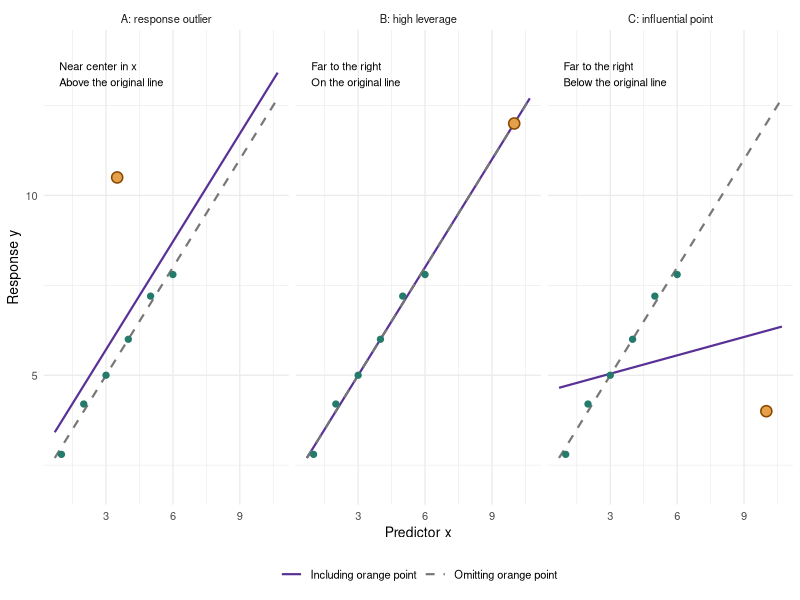

Write the R code that produced this figure.
## ---- chunk 1
#| label: fig-ch6-influence-stories
#| echo: false
#| fig-pos: "H"
#| fig-width: 7
#| fig-height: 3.6
#| fig-cap: "The same six baseline observations appear in every panel. A shifts the line upward without changing its slope. B lies far to the right but leaves the line unchanged. C is equally far to the right and pulls the line downward, sharply reducing its slope."
#| fig-alt: "Three panels compare a dashed baseline line with a solid line after adding one point. A adds (3.5, 10.5) near the predictor center and shifts the line upward. B adds (10, 12) on the baseline line and the lines coincide. C adds (10, 4), pulling the right side of the line downward."
library(ggplot2)
ch6_base <- data.frame(x = 1:6, y = c(2.8, 4.2, 5, 6, 7.2, 7.8))
ch6_base_fit <- lm(y ~ x, data = ch6_base)
ch6_cases <- c("A: response outlier", "B: high leverage", "C: influential point")
ch6_added <- data.frame(x = c(3.5, 10, 10), y = c(10.5, 12, 4))
ch6_story_fits <- vector("list", 3)
ch6_story_data <- ch6_story_lines <- vector("list", 3)
for (j in seq_along(ch6_cases)) {
  d <- rbind(ch6_base, ch6_added[j, ])
  fit <- lm(y ~ x, data = d)
  ch6_story_fits[[j]] <- fit
  d$Case <- ch6_cases[j]
  d$Added <- seq_len(nrow(d)) == nrow(d)
  ch6_story_data[[j]] <- d
  grid <- data.frame(x = seq(0.7, 10.7, length.out = 100))
  ch6_story_lines[[j]] <- rbind(
    data.frame(grid, y = predict(fit, grid), Case = ch6_cases[j],
      Fit = "Including orange point"),
    data.frame(grid, y = predict(ch6_base_fit, grid), Case = ch6_cases[j],
      Fit = "Omitting orange point"))
}
names(ch6_story_fits) <- c("A", "B", "C")
ch6_story_data <- do.call(rbind, ch6_story_data)
ch6_story_lines <- do.call(rbind, ch6_story_lines)
ch6_story_labels <- data.frame(Case = ch6_cases,
  Label = c("Near center in x\nAbove the original line",
    "Far to the right\nOn the original line",
    "Far to the right\nBelow the original line"))
ggplot(ch6_story_data, aes(x, y)) +
  geom_line(data = ch6_story_lines, aes(colour = Fit, linetype = Fit),
    linewidth = 0.75) +
  geom_point(data = subset(ch6_story_data, !Added), colour = "#247A6B", size = 1.8) +
  geom_point(data = subset(ch6_story_data, Added), shape = 21,
    fill = "#E5A14A", colour = "#8A4700", size = 3.2, stroke = 0.8) +
  geom_text(data = ch6_story_labels, aes(x = 0.9, y = 13.7, label = Label),
    inherit.aes = FALSE, hjust = 0, vjust = 1, size = 2.8) +
  facet_wrap(~ Case, nrow = 1) +
  scale_colour_manual(values = c(`Including orange point` = "#593196",
    `Omitting orange point` = "#777777")) +
  scale_linetype_manual(values = c(`Including orange point` = "solid",
    `Omitting orange point` = "dashed")) +
  coord_cartesian(xlim = c(0.7, 10.7), ylim = c(2, 14)) +
  labs(x = "Predictor x", y = "Response y", colour = NULL, linetype = NULL) +
  theme_minimal(base_size = 10) + theme(legend.position = "bottom")
## ---- chunk 2
#| label: ch6-influence-baseline-data
#| echo: false
ch6_baseline_display <- data.frame(Variable = c("x", "y"),
  as.data.frame(rbind(ch6_base$x, ch6_base$y)))
knitr::kable(ch6_baseline_display, row.names = FALSE,
  col.names = c("Variable", paste0("Obs. ", 1:6)),
  digits = 1, format.args = list(nsmall = 1), align = "c")
## ---- chunk 3
#| label: ch6-influence-estimate-changes
#| echo: false
ch6_compare_fits <- c(list(Baseline = ch6_base_fit), ch6_story_fits)
ch6_estimate_changes <- t(vapply(ch6_compare_fits, function(m) {
  c(Intercept = unname(coef(m)[1]), Slope = unname(coef(m)[2]),
    Fitted_at_6 = unname(predict(m, newdata = data.frame(x = 6))),
    Residual_SD = sigma(m))
}, numeric(4)))
knitr::kable(data.frame(
  Fit = c("Baseline", "Baseline + A", "Baseline + B", "Baseline + C"),
  ch6_estimate_changes, row.names = NULL),
  digits = 3, format.args = list(nsmall = 3), row.names = FALSE, align = "c",
  col.names = c("Fit", "Intercept", "Slope", "Fitted mean at 6", "Residual SD"))
## ---- chunk 4
#| label: ch6-story-diagnostics
#| echo: false
ch6_story_diagnostics <- t(vapply(ch6_story_fits, function(m) {
  c(Leverage = unname(tail(hatvalues(m), 1)),
    Standardized_residual = unname(tail(rstandard(m), 1)),
    Cooks_distance = unname(tail(cooks.distance(m), 1)))
}, numeric(3)))
knitr::kable(data.frame(Point = c("A", "B", "C"),
  Added_x = ch6_added$x, Leverage = ch6_story_diagnostics[, "Leverage"]),
  digits = 3, format.args = list(nsmall = 3), row.names = FALSE, align = "c",
  col.names = c("Point", "Added x", "Leverage"))
## ---- chunk 5
#| label: ch6-story-residuals
#| echo: false
ch6_residual_comparison <- t(vapply(ch6_story_fits, function(m) {
  d <- model.frame(m)
  deleted_fit <- lm(formula(m), data = d[-nrow(d), , drop = FALSE])
  c(Residual = unname(tail(residuals(m), 1)),
    Full_fit_SD = sigma(m), Deleted_fit_SD = sigma(deleted_fit),
    Standardized = unname(tail(rstandard(m), 1)),
    Studentized = unname(tail(rstudent(m), 1)))
}, numeric(5)))
knitr::kable(data.frame(Point = c("A", "B", "C"),
  ch6_residual_comparison, row.names = NULL),
  digits = 3, format.args = list(nsmall = 3), row.names = FALSE,
  align = "c", escape = FALSE,
  col.names = c("Point", "Residual $e_i$", "$s$", "$s_{(-i)}$",
    "Standardized $r_i$", "Studentized $t_i$"))
## ---- chunk 6
#| label: ch6-influence-diagnostic-values
#| echo: false
knitr::kable(data.frame(Point = c("A", "B", "C"),
  ch6_story_diagnostics, row.names = NULL),
  digits = 3, format.args = list(nsmall = 3), row.names = FALSE, align = "c",
  col.names = c("Point", "Leverage", "Standardized residual", "Cook's distance"))
## ---- chunk 7
#| label: ch6-screening-cutoffs
#| echo: false
ch6_screen_n <- nobs(ch6_story_fits$A)
ch6_screen_p <- length(coef(ch6_story_fits$A))
ch6_screen_df <- ch6_screen_n - ch6_screen_p - 1
ch6_screen_alpha <- 0.05
ch6_single_cutoff <- qt(1 - ch6_screen_alpha / 2, ch6_screen_df)
ch6_bonf_cutoff <- qt(1 - ch6_screen_alpha / (2 * ch6_screen_n),
  ch6_screen_df)
ch6_leverage_cutoff <- 2 * ch6_screen_p / ch6_screen_n
ch6_cook_cutoff <- 4 / ch6_screen_n
